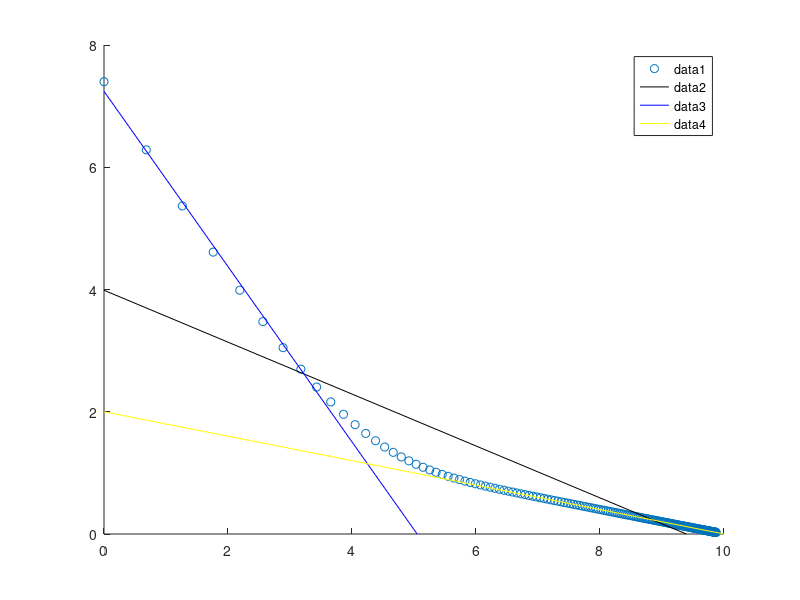

This chart was generated by the following MATLAB code:
close all

l1 = -2;
l2 = -0.2;

DT = 10;

a1 = -3;
a2 = - (DT+a1)

ts = 0:0.1:20;

DTs = DT + a1 * exp(l1*ts) + a2 * exp(l2*ts);
DRs = a1 * l1 * exp(l1*ts) + a2*l2*exp(l2*ts);

figure()
scatter(DTs,DRs, 'ro')
hold on


% long-time
Y = DRs;
X = DTs;


coeff = polyfit(X,Y,1);
AAA= coeff(1);
FFF = coeff(2);

plot([0, -FFF/AAA], [FFF,0], 'k-')


% short-time
Y = DRs(1:10);
X = DTs(1:10);

coeff = polyfit(X,Y,1);
AAA= coeff(1);
FFF = coeff(2);

plot([0, -FFF/AAA], [FFF,0], 'b-')

% long-time
Y = DRs(end-10:end);
X = DTs(end-10:end);


coeff = polyfit(X,Y,1);
AAA= coeff(1);
FFF = coeff(2);

plot([0, -FFF/AAA], [FFF,0], 'y-')




legend()

